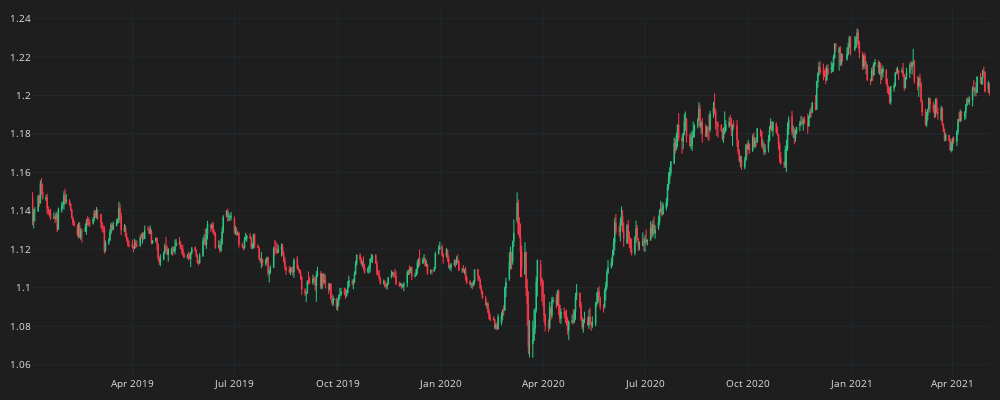

Notebook source saved alongside this figure:
### Code cell
fig = go.Figure()
fig.add_trace(go.Candlestick(
    x=df_plot.time, open=df_plot.mid_o, high=df_plot.mid_h, low=df_plot.mid_l, close=df_plot.mid_c,
    line=dict(width=1), opacity=1,
    increasing_fillcolor='#24A06B',
    decreasing_fillcolor="#CC2E3C",
    increasing_line_color='#2EC886',  
    decreasing_line_color='#FF3A4C'
))
fig.update_layout(width=1000,height=400,
    margin=dict(l=10,r=10,b=10,t=10),
    font=dict(size=10,color="#e1e1e1"),
    paper_bgcolor="#1e1e1e",
    plot_bgcolor="#1e1e1e")
fig.update_xaxes(
    gridcolor="#1f292f",
    showgrid=True,fixedrange=True,rangeslider=dict(visible=False)
)
fig.update_yaxes(
    gridcolor="#1f292f",
    showgrid=True
)
fig.show()

### Figure 1 — Plotly figure (JSON) as saved in the notebook; plotly's stock layout.template omitted (floating-point values rounded to 4 significant figures; data arrays with more than 128 entries replaced by an {"elided": "..."} marker saying what was removed)
{"data": [{"close": {"elided": "607 float values"}, "decreasing": {"fillcolor": "#CC2E3C", "line": {"color": "#FF3A4C"}}, "high": {"elided": "607 float values"}, "increasing": {"fillcolor": "#24A06B", "line": {"color": "#2EC886"}}, "line": {"width": 1}, "low": {"elided": "607 float values"}, "opacity": 1, "open": {"elided": "607 float values"}, "type": "candlestick", "x": {"elided": "607 str values"}}], "layout": {"font": {"color": "#e1e1e1", "size": 10}, "height": 400, "margin": {"b": 10, "l": 10, "r": 10, "t": 10}, "paper_bgcolor": "#1e1e1e", "plot_bgcolor": "#1e1e1e", "width": 1000, "xaxis": {"fixedrange": true, "gridcolor": "#1f292f", "rangeslider": {"visible": false}, "showgrid": true}, "yaxis": {"gridcolor": "#1f292f", "showgrid": true}}}
